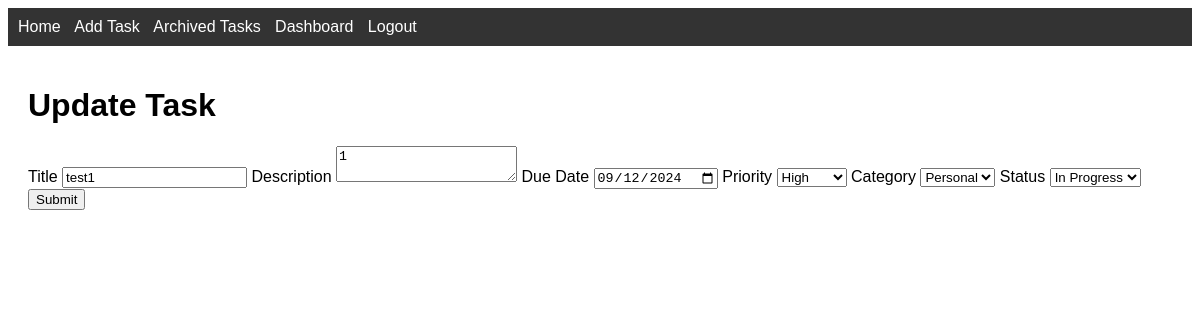
Screenshot of /update_task/1 (signed in) with the database file from the repository.
### app.py (models this page shows)
class Task(db.Model):
    id = db.Column(db.Integer, primary_key=True)
    title = db.Column(db.String(100), nullable=False)
    description = db.Column(db.Text, nullable=True)
    due_date = db.Column(db.DateTime, nullable=True)
    priority = db.Column(db.String(10), nullable=False, default='Medium')
    category = db.Column(db.String(20), nullable=True)
    status = db.Column(db.String(20), nullable=False, default='In Progress')
    archived = db.Column(db.Boolean, default=False)
    user_id = db.Column(db.Integer, db.ForeignKey('user.id'), nullable=False)
    subtasks = db.relationship('Subtask', backref='parent_task', lazy=True)

### app.py (the view, shortened to what this page needs)
@app.route('/update_task/<int:task_id>', methods=['GET', 'POST'])
@login_required
def update_task(task_id):
    task = Task.query.get_or_404(task_id)
    if task.author != current_user:
        abort(403)
    form = TaskForm(obj=task)
    return render_template('update_task.html', form=form, task=task)

### app.py
class TaskForm(FlaskForm):
    title = StringField('Title', validators=[DataRequired()])
    description = TextAreaField('Description')
    due_date = DateField('Due Date', format='%Y-%m-%d')
    priority = SelectField('Priority', choices=[('High', 'High'), ('Medium', 'Medium'), ('Low', 'Low')])
    category = SelectField('Category', choices=[('Work', 'Work'), ('Personal', 'Personal'), ('School', 'School')])
    status = SelectField('Status', choices=[('In Progress', 'In Progress'), ('Completed', 'Completed')])
    submit = SubmitField('Submit')

### app.py (called while the page is built)
@login_manager.user_loader
def load_user(user_id):
    return User.query.get(int(user_id))

### templates/update_task.html (shortened to what this page needs)
{% extends 'base.html' %}
{% block content %}
    <h1>Update Task</h1>
    <form method="POST">
        {{ form.title.label }} {{ form.title() }}
        {{ form.description.label }} {{ form.description() }}
        {{ form.due_date.label }} {{ form.due_date() }}
        {{ form.priority.label }} {{ form.priority() }}
        {{ form.category.label }} {{ form.category() }}
        {{ form.status.label }} {{ form.status() }}
        {{ form.submit() }}
    </form>
{% endblock %}

### static/styles.css (style rules this page uses)
body { font-family: Arial, sans-serif; }

### rows the page displays
Task: title "test1", description "1", due_date "09/12/2024", priority "High", category "Personal", status "In Progress"
